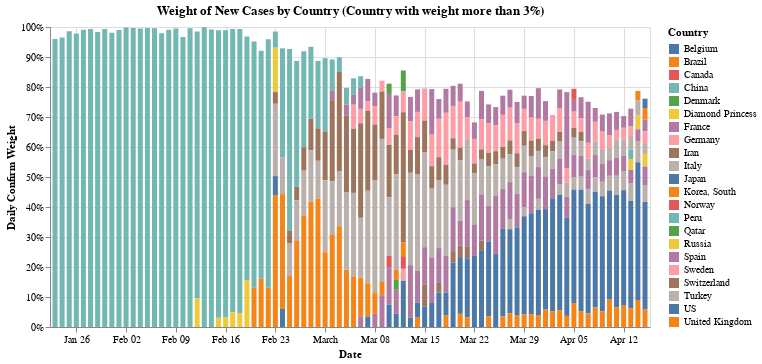

The notebook cell this image was saved under:
### Code cell
#hide_input
_weight_bar.properties(
    title = 'Weight of New Cases by Country (Country with weight more than 3%)',
    width = 600
)

### Figure 1 — Vega-Lite specification as saved in the notebook (floating-point values rounded to 4 significant figures; data arrays with more than 128 entries replaced by an {"elided": "..."} marker saying what was removed)
{"config": {"view": {"continuousWidth": 400, "continuousHeight": 300}}, "data": {"name": "data-c4b7eb642a8af32684170ee8de999dc3"}, "mark": "bar", "encoding": {"color": {"type": "nominal", "field": "Country"}, "opacity": {"condition": {"value": 1, "selection": "selector026"}, "value": 0.2}, "tooltip": [{"type": "temporal", "field": "Date"}, {"type": "nominal", "field": "Country"}, {"type": "quantitative", "field": "New Confirm Weight"}], "x": {"type": "temporal", "field": "Date"}, "y": {"type": "quantitative", "axis": {"format": "%"}, "field": "New Confirm Weight", "title": "Daily Confirm Weight"}}, "selection": {"selector026": {"type": "multi", "fields": ["Country"], "bind": "legend"}}, "title": "Weight of New Cases by Country (Country with weight more than 3%)", "width": 600, "$schema": "https://vega.github.io/schema/vega-lite/v4.8.1.json", "datasets": {"data-c4b7eb642a8af32684170ee8de999dc3": {"elided": "385 records"}}}
